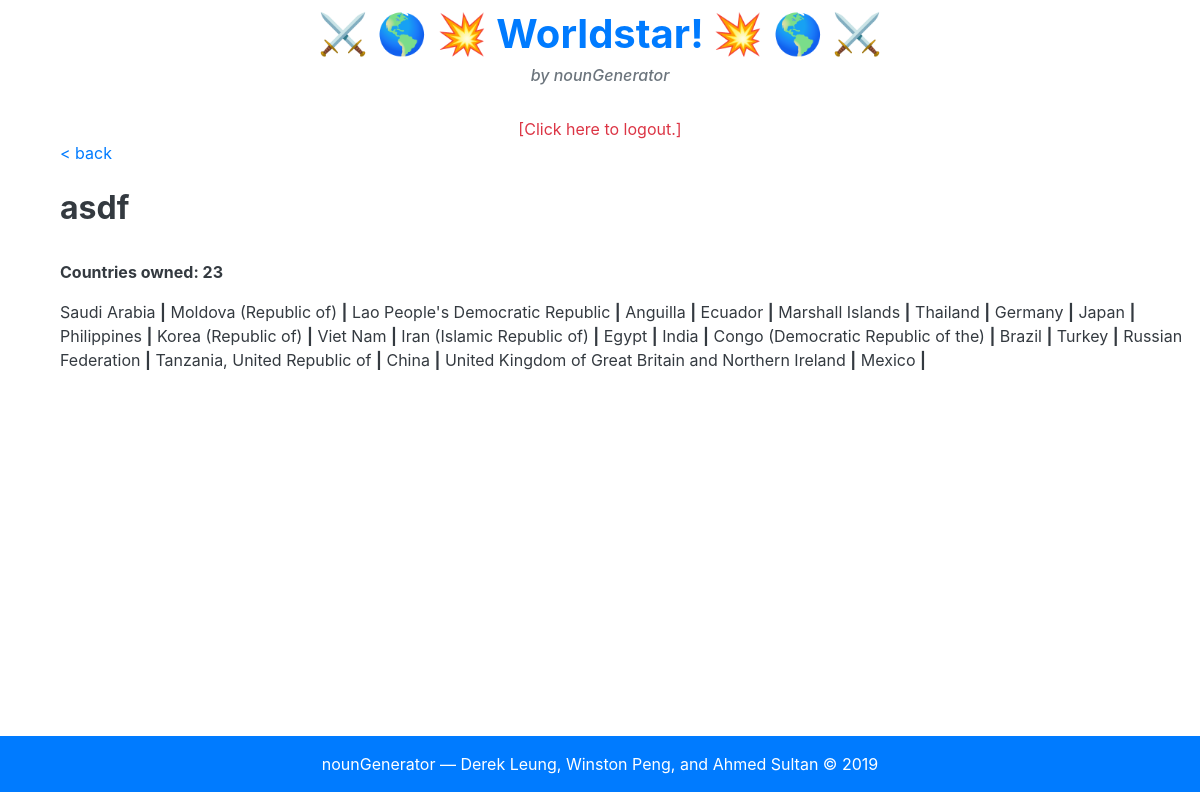
The page /profile/asdf on the database as committed earlier.
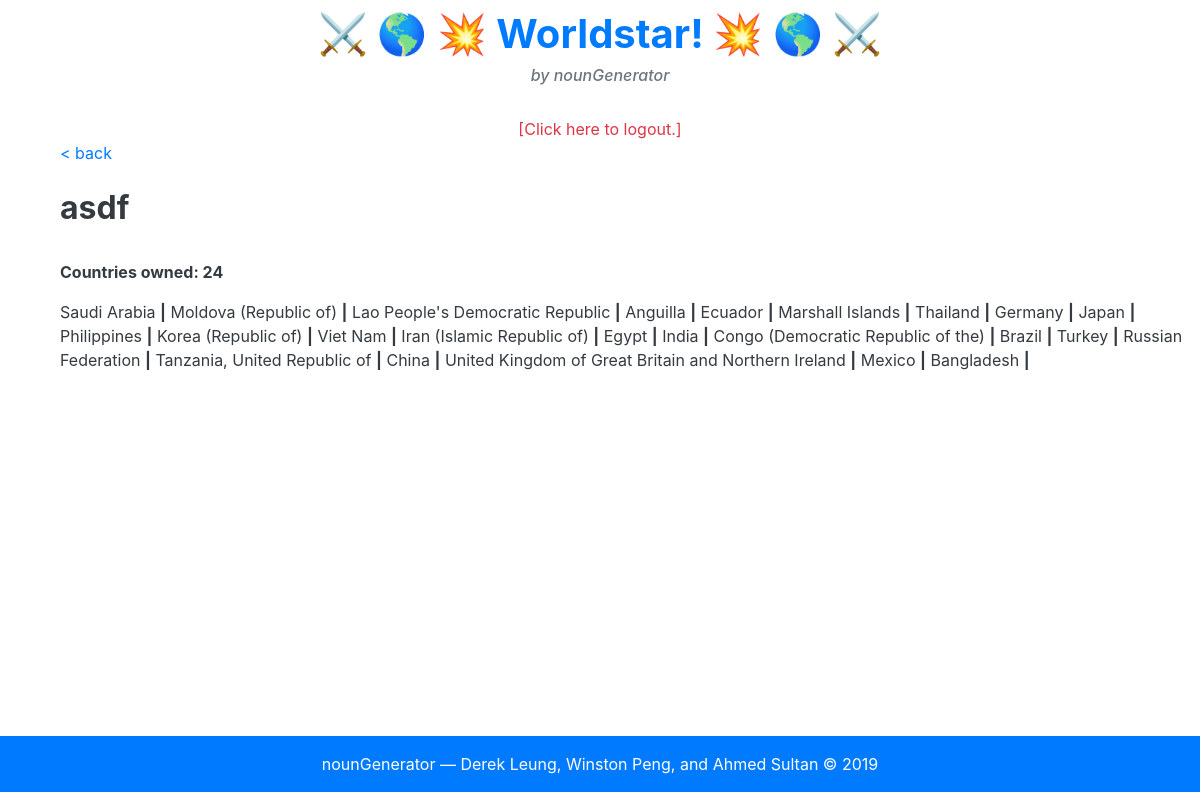
The same page on the database as committed later.
### tables this page shows
CREATE TABLE countrydata(countryname TEXT, owner TEXT, hiScore INTEGER);

### app.py (the view)
@app.route("/profile/<username>")
def profile(username):
    user = ""
    with sqlite3.connect(DB_FILE) as connection:
        cur = connection.cursor()
        qry = 'SELECT username, password FROM userdata;'
        foo = cur.execute(qry)
        userList = foo.fetchall()
        for row in userList:
            if (username == row[0]):
                user = username
                break
    with sqlite3.connect(DB_FILE) as connection2:
        cur = connection2.cursor()
        qry = 'SELECT * FROM countrydata WHERE owner="{}";'.format(username)
        foo = cur.execute(qry)
        countryList = foo.fetchall()
        countriesOwnedArray = []
        for row in countryList:
            countriesOwnedArray.append(row)
    return render_template("profile.html", user=user, carray=countriesOwnedArray, lenArr=len(countriesOwnedArray))

### templates/profile.html (shortened to what this page needs)
{% extends "base.html" %}
{% block body %}
<a class="text-primary" style="text-align: left; padding-left: 5vw;" href="/home">&lt; back</a>
<br> <br>
<h2 class="text-dark" style="text-align: left; padding-left: 5vw; font-weight: bold;">{{ user }}</h2>
<br>
<p class="text-dark" style="text-align: left; padding-left: 5vw; font-weight: bold;">Countries owned: {{ lenArr }}</p>
<p class="text-dark" style="text-align: left; padding-left: 5vw;">
     {% for selection in carray %}
     {{ selection[0] }} <b>|</b>
     {% endfor %}
</p>
{% endblock %}
{% block logout %}
<div style="text-align: center;">
     <br>
     <a class="text-danger" href="/logout">[Click here to logout.]</a>
</div>
{% endblock %}

### templates/base.html (shortened to what this page needs)
<!DOCTYPE HTML>
<html lang="en">
  <head>
    <link rel="stylesheet" href="https://stackpath.bootstrapcdn.com/bootstrap/4.3.1/css/bootstrap.min.css">
  </head>
  <body>
    <h1 class="text-primary" style="text-align: center; font-weight: bold; padding-top: 0.25em;"> &#9876; &#x1f30e; &#x1F4A5; Worldstar! &#x1F4A5; &#x1f30e; &#9876;</h1>
    <h6 class="text-secondary" style="text-align: center; font-style: italic;">by nounGenerator</h3>
    {% block logout %} {% endblock %}
    {% block body %} {% endblock %}
    <div class="p-3 mb-2 bg-primary text-white" style="text-align: center; bottom: 0; margin: 0; padding: 0; position: fixed; left: 0; width: 100%;">
      <span> nounGenerator — Derek Leung, Winston Peng, and Ahmed Sultan &copy 2019 </span>
    </div>
  </body>
</html>

Rows that differ between the two databases and show on the page:
added countrydata: countryname "Bangladesh"
Other text that changed with them:
{{ lenArr }}: "23" → "24"
